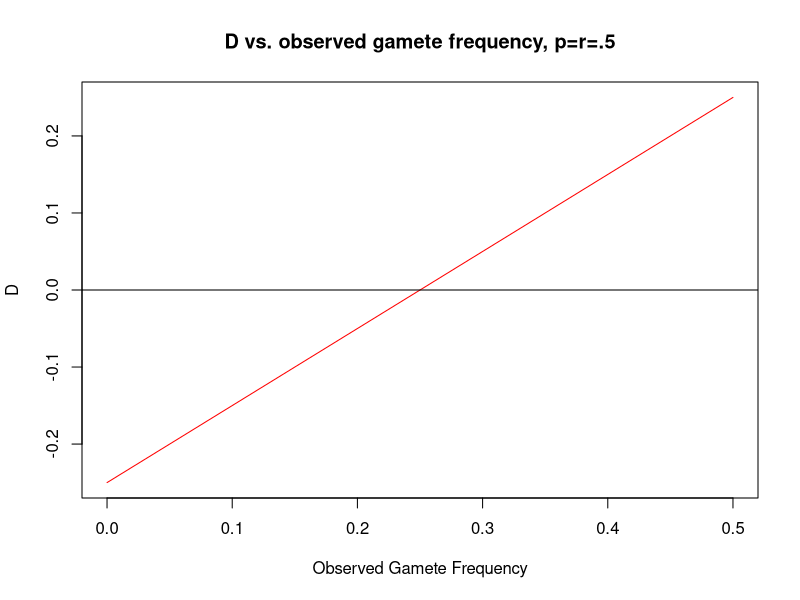

Here is the R script that generated this plot:
## ---- chunk 1
Dtriv = function(p,r,obs){ #input two allele frequencies and the observed gamete frequency
  obs-p*r
}
## ---- chunk 2
d1 <-Dtriv(.5,.5,.25)
d1
## ---- chunk 3
d2 <-Dtriv(.5,.5,.5)
d2
## ---- chunk 4
d2a <-Dtriv(.5,.5,0)
d2a
## ---- chunk 5
Dc <-Dtriv(.5,.5,.4)
Dr <-Dtriv(.5,.5,.1)
Dc; Dr
## ---- chunk 6
gf <-seq(0,.5,.01)
Df <-sapply(gf, function(x) Dtriv(.5,.5,x))
plot(gf,Df,type="l", xlab="Observed Gamete Frequency", ylab="D",main="D vs. observed gamete frequency, p=r=.5",col="red")
abline(h=0)
## ---- chunk 7
gf <-c(.3,.5,.1,.1) # frequencies of 11, 12, 21, and 22 gametes
## ---- chunk 8
p <- gf[1]+gf[2]
q <-1-p
r <-gf[1]+gf[3]
s <-1-r
p;q;r;s
## ---- chunk 9
D1 <-gf[1]-p*r
D2 <-gf[2]-p*s
D3 <-gf[3]-q*r
D4 <-gf[4]-q*s
D1; D2; D3; D4
## ---- chunk 10
Dmxmn <- function(p,q,r,s){
  Dmax <-min(p*s,q*r)
  Dmin <-min(p*r,q*s)
  c(Dmax, 0-Dmin)
  }
## ---- chunk 11
Dmxmn(.5,.5,.5,.5)
## ---- chunk 12
Dm2 <- Dmxmn(p,q,r,s)
Dm2
## ---- chunk 13
Dm2
## ---- chunk 14
Dp1 <-.01/Dm2[1]
Dp1
## ---- chunk 15
Dp2 <- -.01/Dm2[2]
Dp2
## ---- chunk 16
Dp1-Dp2
## ---- chunk 17
Dp3 <-.01/Dm2[1]
Dp4 <-.03/Dm2[1]
Dp3; Dp4; Dp4-Dp3
## ---- chunk 18
Dsq <-D1^2
Dsq
## ---- chunk 19
prod <-p*q*r*s
r1 <-Dsq/prod
r1
## ---- chunk 20
N=100
chi <-r1*N
chi
## ---- chunk 21
qchisq(.95,3)
## ---- chunk 22
Dm2[1]^2/prod
Dm2[2]^2/prod
